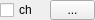
<?xml version="1.0" encoding="UTF-8"?>
<ui version="4.0">
 <class>ChannelItem</class>
 <widget class="QWidget" name="ChannelItem">
  <property name="geometry">
   <rect>
    <x>0</x>
    <y>0</y>
    <width>95</width>
    <height>20</height>
   </rect>
  </property>
  <property name="sizePolicy">
   <sizepolicy hsizetype="Preferred" vsizetype="Preferred">
    <horstretch>0</horstretch>
    <verstretch>0</verstretch>
   </sizepolicy>
  </property>
  <property name="minimumSize">
   <size>
    <width>0</width>
    <height>0</height>
   </size>
  </property>
  <property name="maximumSize">
   <size>
    <width>95</width>
    <height>5000</height>
   </size>
  </property>
  <property name="windowTitle">
   <string>Form</string>
  </property>
  <property name="layoutDirection">
   <enum>Qt::LeftToRight</enum>
  </property>
  <layout class="QVBoxLayout" name="verticalLayout">
   <property name="spacing">
    <number>0</number>
   </property>
   <property name="leftMargin">
    <number>0</number>
   </property>
   <property name="topMargin">
    <number>0</number>
   </property>
   <property name="rightMargin">
    <number>0</number>
   </property>
   <property name="bottomMargin">
    <number>0</number>
   </property>
   <item>
    <layout class="QHBoxLayout" name="horizontalLayout">
     <item>
      <widget class="QCheckBox" name="chcheckBox">
       <property name="sizePolicy">
        <sizepolicy hsizetype="Preferred" vsizetype="Preferred">
         <horstretch>0</horstretch>
         <verstretch>0</verstretch>
        </sizepolicy>
       </property>
       <property name="minimumSize">
        <size>
         <width>50</width>
         <height>0</height>
        </size>
       </property>
       <property name="maximumSize">
        <size>
         <width>16777215</width>
         <height>16777215</height>
        </size>
       </property>
       <property name="sizeIncrement">
        <size>
         <width>0</width>
         <height>0</height>
        </size>
       </property>
       <property name="baseSize">
        <size>
         <width>0</width>
         <height>0</height>
        </size>
       </property>
       <property name="text">
        <string>ch</string>
       </property>
       <property name="iconSize">
        <size>
         <width>16</width>
         <height>16</height>
        </size>
       </property>
      </widget>
     </item>
     <item>
      <widget class="QToolButton" name="colorBtn">
       <property name="sizePolicy">
        <sizepolicy hsizetype="Preferred" vsizetype="Preferred">
         <horstretch>0</horstretch>
         <verstretch>0</verstretch>
        </sizepolicy>
       </property>
       <property name="minimumSize">
        <size>
         <width>0</width>
         <height>0</height>
        </size>
       </property>
       <property name="maximumSize">
        <size>
         <width>16777215</width>
         <height>20</height>
        </size>
       </property>
       <property name="baseSize">
        <size>
         <width>0</width>
         <height>0</height>
        </size>
       </property>
       <property name="text">
        <string>...</string>
       </property>
       <property name="iconSize">
        <size>
         <width>16</width>
         <height>16</height>
        </size>
       </property>
      </widget>
     </item>
    </layout>
   </item>
  </layout>
 </widget>
 <resources/>
 <connections/>
</ui>
